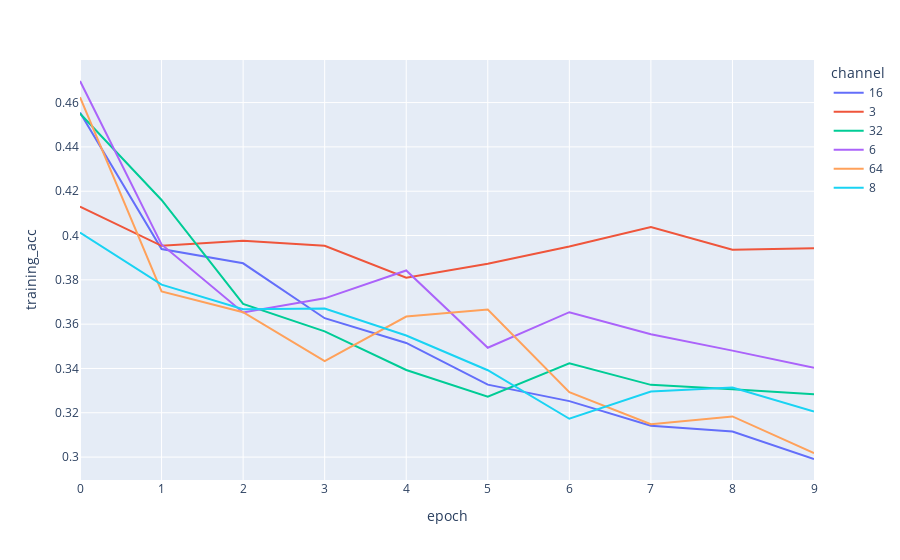

Notebook source saved alongside this figure:
### Code cell
fig = plx.line(df_results2, x="epoch", y="training_acc", color="channel")
fig.write_image('Visualization/channel_training_acc.png')
fig.show()

### Figure 1 — Plotly figure (JSON) as saved in the notebook; plotly's stock layout.template omitted (floating-point values rounded to 4 significant figures)
{"data": [{"hovertemplate": "channel=16<br>epoch=%{x}<br>training_acc=%{y}<extra></extra>", "legendgroup": "16", "line": {"color": "#636efa", "dash": "solid"}, "marker": {"symbol": "circle"}, "mode": "lines", "name": "16", "orientation": "v", "showlegend": true, "type": "scatter", "x": [0, 1, 2, 3, 4, 5, 6, 7, 8, 9], "xaxis": "x", "y": [0.4555, 0.3939, 0.3875, 0.3627, 0.3515, 0.3327, 0.3253, 0.3142, 0.3115, 0.2991], "yaxis": "y"}, {"hovertemplate": "channel=3<br>epoch=%{x}<br>training_acc=%{y}<extra></extra>", "legendgroup": "3", "line": {"color": "#EF553B", "dash": "solid"}, "marker": {"symbol": "circle"}, "mode": "lines", "name": "3", "orientation": "v", "showlegend": true, "type": "scatter", "x": [0, 1, 2, 3, 4, 5, 6, 7, 8, 9], "xaxis": "x", "y": [0.4131, 0.3954, 0.3977, 0.3954, 0.381, 0.3872, 0.395, 0.4038, 0.3936, 0.3943], "yaxis": "y"}, {"hovertemplate": "channel=32<br>epoch=%{x}<br>training_acc=%{y}<extra></extra>", "legendgroup": "32", "line": {"color": "#00cc96", "dash": "solid"}, "marker": {"symbol": "circle"}, "mode": "lines", "name": "32", "orientation": "v", "showlegend": true, "type": "scatter", "x": [0, 1, 2, 3, 4, 5, 6, 7, 8, 9], "xaxis": "x", "y": [0.4551, 0.416, 0.3692, 0.3568, 0.3393, 0.3273, 0.3423, 0.3326, 0.3307, 0.3283], "yaxis": "y"}, {"hovertemplate": "channel=6<br>epoch=%{x}<br>training_acc=%{y}<extra></extra>", "legendgroup": "6", "line": {"color": "#ab63fa", "dash": "solid"}, "marker": {"symbol": "circle"}, "mode": "lines", "name": "6", "orientation": "v", "showlegend": true, "type": "scatter", "x": [0, 1, 2, 3, 4, 5, 6, 7, 8, 9], "xaxis": "x", "y": [0.4697, 0.396, 0.3653, 0.3717, 0.3842, 0.3494, 0.3654, 0.3554, 0.3481, 0.3403], "yaxis": "y"}, {"hovertemplate": "channel=64<br>epoch=%{x}<br>training_acc=%{y}<extra></extra>", "legendgroup": "64", "line": {"color": "#FFA15A", "dash": "solid"}, "marker": {"symbol": "circle"}, "mode": "lines", "name": "64", "orientation": "v", "showlegend": true, "type": "scatter", "x": [0, 1, 2, 3, 4, 5, 6, 7, 8, 9], "xaxis": "x", "y": [0.4624, 0.3748, 0.3654, 0.3433, 0.3634, 0.3666, 0.3293, 0.3149, 0.3184, 0.3018], "yaxis": "y"}, {"hovertemplate": "channel=8<br>epoch=%{x}<br>training_acc=%{y}<extra></extra>", "legendgroup": "8", "line": {"color": "#19d3f3", "dash": "solid"}, "marker": {"symbol": "circle"}, "mode": "lines", "name": "8", "orientation": "v", "showlegend": true, "type": "scatter", "x": [0, 1, 2, 3, 4, 5, 6, 7, 8, 9], "xaxis": "x", "y": [0.4013, 0.3778, 0.3667, 0.3671, 0.3549, 0.3392, 0.3173, 0.3296, 0.3314, 0.3205], "yaxis": "y"}], "layout": {"legend": {"title": {"text": "channel"}, "tracegroupgap": 0}, "margin": {"t": 60}, "xaxis": {"anchor": "y", "domain": [0, 1], "title": {"text": "epoch"}}, "yaxis": {"anchor": "x", "domain": [0, 1], "title": {"text": "training_acc"}}}}
